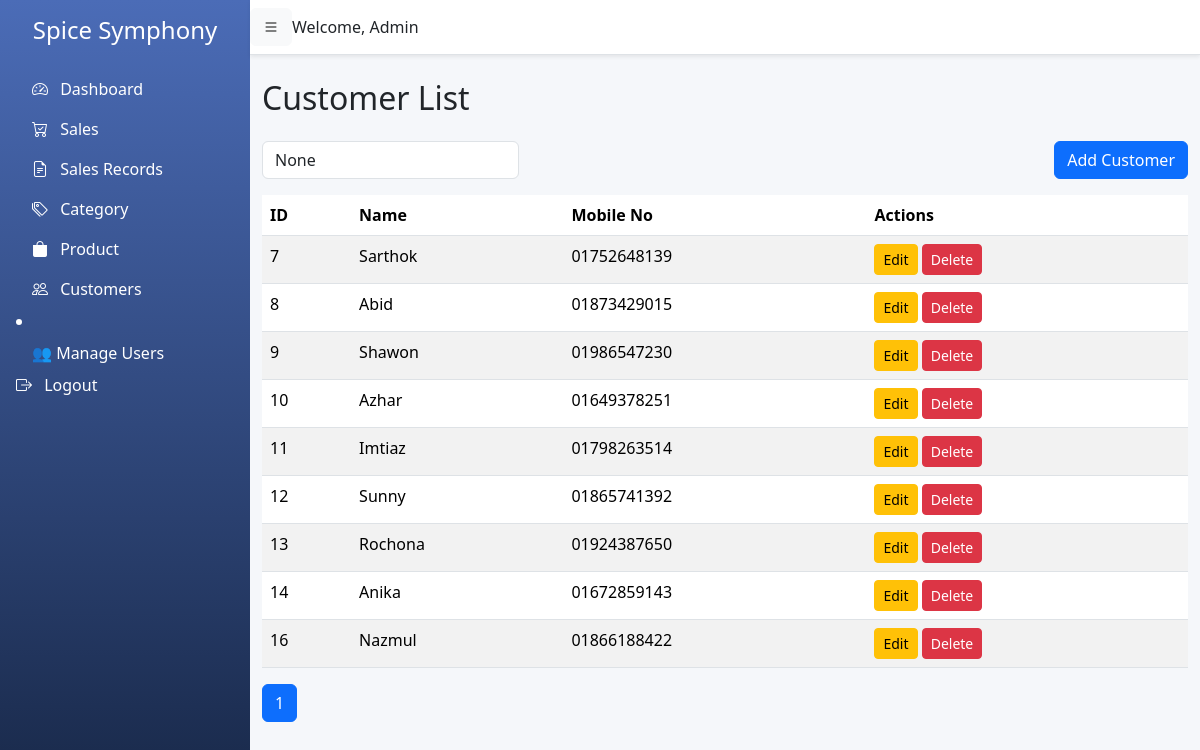
The app's page /customers/ (signed in), older data.
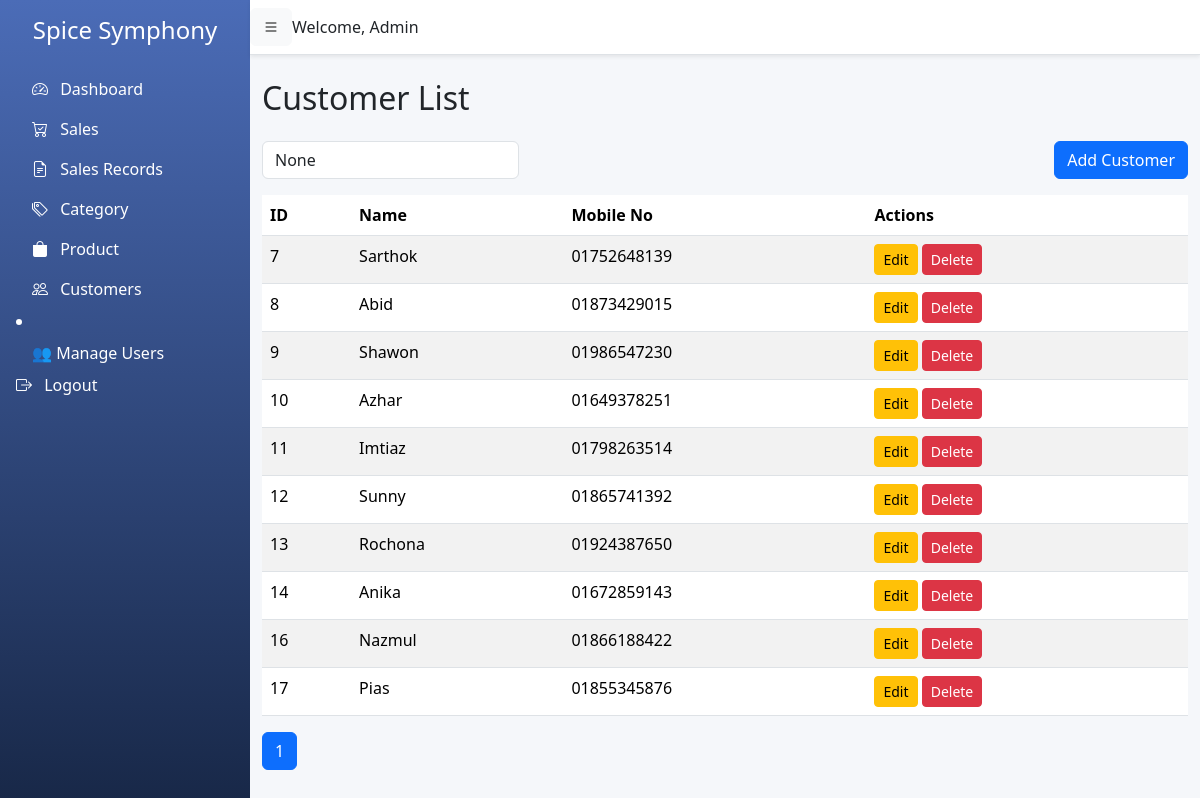
The same page, newer data.
### pos/models.py (models this page shows, shortened)
class Customer(models.Model):
    name = models.CharField(max_length=255)
    mobile_no = models.CharField(max_length=11, unique=True)
    created_at = models.DateTimeField(auto_now_add=True)
    updated_at = models.DateTimeField(auto_now=True)

### pos/views.py (the view)
# urls.py: path('customers/', views.customer_list, name='customer_list'),
@login_required
def customer_list(request):
    query = request.GET.get('q')
    if query:
        customers = Customer.objects.filter(name__icontains=query) | Customer.objects.filter(mobile_no__icontains=query)
    else:
        customers = Customer.objects.all()
    paginator = Paginator(customers, 10)  # 10 per page
    page_number = request.GET.get('page')
    page_obj = paginator.get_page(page_number)
    return render(request, 'pos/customer_list.html', {'page_obj': page_obj, 'query': query})

### pos/templates/pos/customer_list.html (shortened to what this page needs)
{% extends 'pos/base.html' %}
{% load static %}
{% block content %}
<h2 class="mb-4">Customer List</h2>
<div class="mb-3 d-flex justify-content-between">
    <form method="GET">
        <input type="text" name="q" class="form-control" placeholder="Search by name or mobile" value="{{ query }}">
    </form>
    <a href="{% url 'customer_add' %}" class="btn btn-primary">Add Customer</a>
</div>
<table class="table table-striped">
    <thead>
        <tr>
            <th>ID</th>
            <th>Name</th>
            <th>Mobile No</th>
            <th>Actions</th>
        </tr>
    </thead>
    <tbody>
        {% for customer in page_obj %}
        <tr>
            <td>{{ customer.id }}</td>
            <td>{{ customer.name }}</td>
            <td>{{ customer.mobile_no }}</td>
            <td>
                <a href="{% url 'customer_edit' customer.id %}" class="btn btn-sm btn-warning">Edit</a>
                <a href="{% url 'customer_delete' customer.id %}" class="btn btn-sm btn-danger">Delete</a>
            </td>
        </tr>
        {% empty %}
        <tr><td colspan="5" class="text-center">No customers found</td></tr>
        {% endfor %}
    </tbody>
</table>
<nav>
    <ul class="pagination">
        {% for num in page_obj.paginator.page_range %}
            {% if page_obj.number == num %}
                <li class="page-item active"><span class="page-link">{{ num }}</span></li>
            {% else %}
                <li class="page-item"><a class="page-link" href="?page={{ num }}{% if query %}&q={{ query }}{% endif %}">{{ num }}</a></li>
            {% endif %}
        {% endfor %}
    </ul>
</nav>
{% endblock %}

Row changes from the older to the newer data that the page shows:
added Customer: id "17", name "Pias", mobile_no "01855345876"
